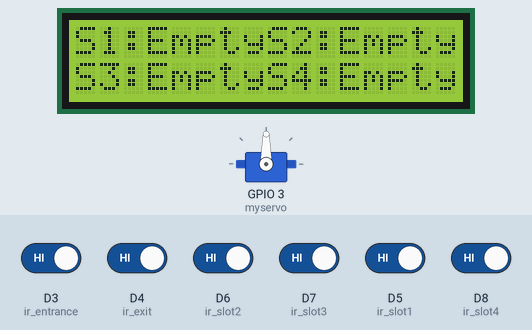
Bench run of a sketch on a simulated ESP8266 (NodeMCU). Shown: servo, 16×2 character LCD. The inputs (shaded band) are chosen by the test bench; at power-on: D3 (ir_entrance), D4 (ir_exit), D5 (ir_slot1), D6 (ir_slot2), D7 (ir_slot3), D8 (ir_slot4) HIGH. WiFi joins after 1.5 s; servers stay silent unless stated; what the sketch prints to the serial monitor is not drawn.

Above: at 3.3 s.
3.4 s: D6 (ir_slot2) driven LOW
At 5.2 s:
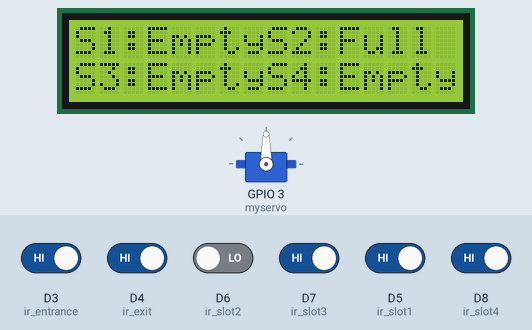
5.8 s: D7 (ir_slot3) driven LOW
At 8.4 s:
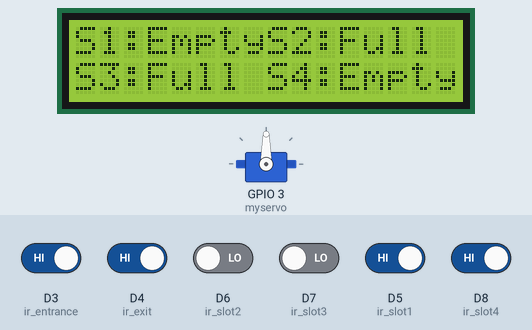
9.3 s: D5 (ir_slot1) driven LOW
At 12.8 s:
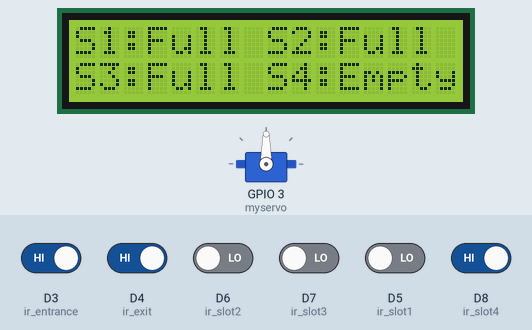
13.1 s: D8 (ir_slot4) driven LOW
At 14.7 s:
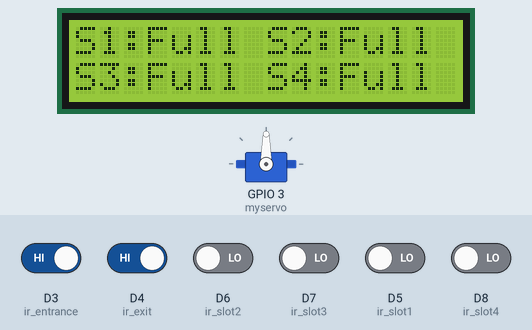
15.3 s: D6 (ir_slot2) driven HIGH
At 18.4 s:
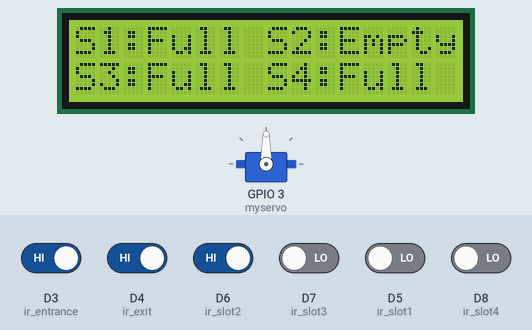
19.4 s: D7 (ir_slot3) driven HIGH
At 23.0 s:
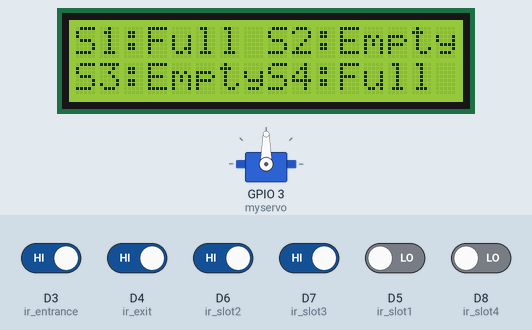
Timing chart, 0 to 24.2 s (numbered marks = the images above; inputs shaded):
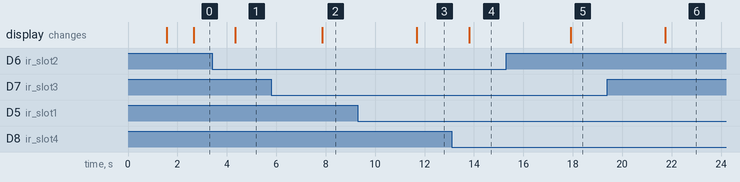

The sketch:

SPS_code.ino
```cpp
#include <ArduinoJson.h>
#include <ArduinoJson.hpp>
#include <ESP8266WiFi.h>
#include <FirebaseArduino.h>
#include <Servo.h>
#include <Wire.h>
#include <LiquidCrystal_I2C.h>

#define FIREBASE_HOST "##########"
#define FIREBASE_AUTH "##########"
#define WIFI_SSID "##########"
#define WIFI_PASSWORD "##########"

#define ir_slot1 D5
#define ir_slot2 D6
#define ir_slot3 D7
#define ir_slot4 D8
#define ir_entrance D3
#define ir_exit D4

LiquidCrystal_I2C lcd(0x27,16,2);
/*for lcd i2c connect SDA to D2 and SCL to D1*/

Servo myservo;
int openAngle = 90;
int closeAngle = 0;

int S1 = 0, S2 = 0, S3 = 0, S4 = 0;
int flag1 = 0, flag2 = 0;
int slot = 4;

void setup() {
  Serial.begin(9600);

  pinMode(ir_slot1, INPUT);
  pinMode(ir_slot2, INPUT);
  pinMode(ir_slot3, INPUT);
  pinMode(ir_slot4, INPUT);
  pinMode(ir_entrance, INPUT);
  pinMode(ir_exit, INPUT);

  WiFi.begin(WIFI_SSID, WIFI_PASSWORD);
  Serial.print("Connecting");
  while (WiFi.status() != WL_CONNECTED) {
    Serial.print(".");
    delay(500);
  }
  Firebase.begin(FIREBASE_HOST, FIREBASE_AUTH); // Initialize Firebase within setup

  myservo.attach(3); //change pin
  myservo.write(90);

  lcd.init();
  lcd.backlight();
  lcd.begin(16, 2);

  Read_Sensor();

  int total = S1 + S2 + S3 + S4;
  slot = slot - total;
}

void loop() {
  Read_Sensor();

  //lcd display
  lcd.setCursor(0, 0);
  if(S1 == 1){
    lcd.print("S1:Full ");
  }else{
    lcd.print("S1:Empty");
  }

  lcd.setCursor(8, 0);
  if(S2 == 1){
    lcd.print("S2:Full ");
  }else{
    lcd.print("S2:Empty");
  }

  lcd.setCursor(0, 1);
  if(S3 == 1){
    lcd.print("S3:Full ");
  }else{
    lcd.print("S3:Empty");
  }

  lcd.setCursor(8, 1);
  if(S4 == 1){
    lcd.print("S4:Full ");
  }else{
    lcd.print("S4:Empty");
  }

  //gate commands and display
  if (digitalRead(ir_entrance) == 0 && flag1 == 0) {
    if (slot > 0) {
      flag1 = 1;
      if (flag2 == 0) {
        myservo.write(180);
        slot = slot - 1;
      }
    } else {
      lcd.setCursor(0, 0);
      lcd.print(" Sorry Parking Full ");
      delay(1500);
    }
  }

  if (digitalRead(ir_exit) == 0 && flag2 == 0) {
    flag2 = 1;
    if (flag1 == 0) {
      myservo.write(180);
      slot = slot + 1;
    }
  }

  if (flag1 == 1 && flag2 == 1) {
    delay(1000);
    myservo.write(90);
    flag1 = 0, flag2 = 0;
  }

  delay(1000);
}

//IR sensor read
void Read_Sensor() {
  S1 = 0, S2 = 0, S3 = 0, S4 = 0;

  if (digitalRead(ir_slot1) == 0) {
    S1 = 1;
    int sensorV1 = ir_slot1;
    Firebase.setString("irSensorValue/Value1", String(sensorV1));
    Serial.print("IR sensor value1: ");
    Serial.println(sensorV1);
  }

  if (digitalRead(ir_slot2) == 0) {
    S2 = 1;
    int sensorV2 = ir_slot2;
    Firebase.setString("irSensorValue/Value2", String(sensorV2));
    Serial.print("IR sensor value2: ");
    Serial.println(sensorV2);
  }

  if (digitalRead(ir_slot3) == 0) {
    S3 = 1;
    int sensorV3 = ir_slot3;
    Firebase.setString("irSensorValue/Value3", String(sensorV3));
    Serial.print("IR sensor value3: ");
    Serial.println(sensorV3);
  }

  if (digitalRead(ir_slot4) == 0) {
    S4 = 1;
    int sensorV4 = ir_slot4;
    Firebase.setString("irSensorValue/Value4", String(sensorV4));
    Serial.print("IR sensor value4: ");
    Serial.println(sensorV4);
  }

  delay(500);
}

//servor functions
void openBarrier() {
  myservo.write(openAngle);
  delay(1000);
}

void closeBarrier() {
  myservo.write(closeAngle);
  delay(1000);
}
```

Measured:
- after the input at 3.4 s, the display: changes after 0.94 s (image 1)
- after the input at 5.8 s, the display: changes after 2.1 s (image 2)
- after the input at 9.3 s, the display: changes after 2.4 s (image 3)
- after the input at 13.1 s, the display: changes after 0.71 s (image 4)
- after the input at 15.3 s, the display: changes after 2.6 s (image 5)
- after the input at 19.4 s, the display: changes after 2.3 s (image 6)
